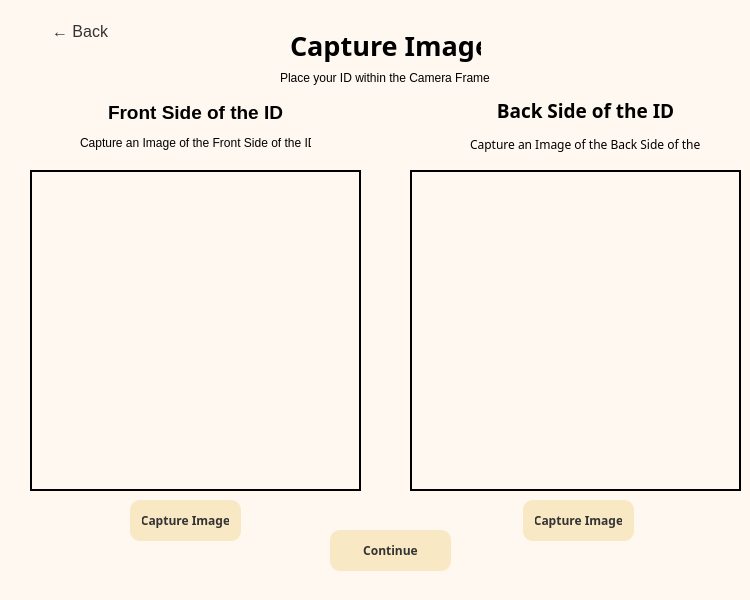
<?xml version="1.0" encoding="UTF-8"?>
<ui version="4.0">
 <class>MainWindow</class>
 <widget class="QMainWindow" name="MainWindow">
  <property name="geometry">
   <rect>
    <x>0</x>
    <y>0</y>
    <width>750</width>
    <height>600</height>
   </rect>
  </property>
  <property name="minimumSize">
   <size>
    <width>750</width>
    <height>600</height>
   </size>
  </property>
  <property name="maximumSize">
   <size>
    <width>750</width>
    <height>600</height>
   </size>
  </property>
  <property name="windowTitle">
   <string>ID Scanner</string>
  </property>
  <property name="styleSheet">
   <string notr="true">QMainWindow {
	font: 9pt &quot;Sylfaen&quot;;
	font: 9pt &quot;Inter&quot;;
    background-color: #FFF8F0;
}

QPushButton {
    background-color: #F8E8C3;
    color: #333333;
    border-radius: 10px;
    padding: 6px 12px;
}

QPushButton:hover {
    background-color: #F0D9A0;
}

QPushButton:pressed {
    background-color: #E8CA7D;
}
QPushButton#backButtonp1,
QPushButton#backButtonp2,
QPushButton#backButtonp3,
QPushButton#backButtonp4,
QPushButton#backButtonp5,
QPushButton#backButtonp6,
QPushButton#backButtonp7 {
    background-color: transparent;
    color: #333333;
    font-size: 16px;
    border: none;
    text-align: left;
    min-width: 81px;
    max-width: 81px;
    min-height: 31px;
    max-height: 31px;
}
QComboBox#idOption {
    background-color: #fff3d5;
    border: 1px solid #000000;
    border-radius: 8px;
    padding: 4px 8px;
    color: #333333;
}

QComboBox#idOption:hover {
    border: 1px solid #fff9f6;
}

QComboBox#idOption::drop-down {
    subcontrol-origin: padding;
    subcontrol-position: top right;
    width: 20px;
    border: none;
    border-top-right-radius: 8px;
    border-bottom-right-radius: 8px;
}

QComboBox#idOption::down-arrow {
    image: url(down_arrow.png);
    width: 12px;
    height: 12px;
}
QLabel#cameraView,
QLabel#uploadedImageView,
QLabel#cameraView1,
QLabel#cameraView2,
QLabel#frontImageView,
QLabel#backImageView {
    border: 2px solid #000001;
}
QWidget {
    font-family: &quot;Montserrat&quot;;
}
</string>
  </property>
  <widget class="QWidget" name="centralwidget">
   <widget class="QStackedWidget" name="Form1">
    <property name="geometry">
     <rect>
      <x>10</x>
      <y>0</y>
      <width>761</width>
      <height>611</height>
     </rect>
    </property>
    <property name="font">
     <font>
      <family>Montserrat</family>
     </font>
    </property>
    <property name="currentIndex">
     <number>4</number>
    </property>
    <widget class="QWidget" name="page">
     <widget class="QComboBox" name="idOption">
      <property name="geometry">
       <rect>
        <x>242</x>
        <y>200</y>
        <width>241</width>
        <height>41</height>
       </rect>
      </property>
      <property name="font">
       <font>
        <family>Montserrat</family>
        <pointsize>12</pointsize>
       </font>
      </property>
      <property name="editable">
       <bool>false</bool>
      </property>
      <property name="frame">
       <bool>true</bool>
      </property>
      <item>
       <property name="text">
        <string>Select Method</string>
       </property>
      </item>
      <item>
       <property name="text">
        <string>Capture Using Camera</string>
       </property>
      </item>
      <item>
       <property name="text">
        <string>Upload Image</string>
       </property>
      </item>
      <item>
       <property name="text">
        <string>Upload PDF</string>
       </property>
      </item>
     </widget>
     <widget class="QLabel" name="label_4">
      <property name="geometry">
       <rect>
        <x>291</x>
        <y>80</y>
        <width>211</width>
        <height>61</height>
       </rect>
      </property>
      <property name="font">
       <font>
        <family>Montserrat</family>
        <pointsize>20</pointsize>
        <weight>75</weight>
        <bold>true</bold>
       </font>
      </property>
      <property name="text">
       <string>ID Scanner</string>
      </property>
     </widget>
     <widget class="QPushButton" name="continuep1">
      <property name="geometry">
       <rect>
        <x>167</x>
        <y>470</y>
        <width>371</width>
        <height>31</height>
       </rect>
      </property>
      <property name="palette">
       <palette>
        <active>
         <colorrole role="WindowText">
          <brush brushstyle="SolidPattern">
           <color alpha="255">
            <red>51</red>
            <green>51</green>
            <blue>51</blue>
           </color>
          </brush>
         </colorrole>
         <colorrole role="Button">
          <brush brushstyle="SolidPattern">
           <color alpha="255">
            <red>248</red>
            <green>232</green>
            <blue>195</blue>
           </color>
          </brush>
         </colorrole>
         <colorrole role="Text">
          <brush brushstyle="SolidPattern">
           <color alpha="255">
            <red>51</red>
            <green>51</green>
            <blue>51</blue>
           </color>
          </brush>
         </colorrole>
         <colorrole role="ButtonText">
          <brush brushstyle="SolidPattern">
           <color alpha="255">
            <red>51</red>
            <green>51</green>
            <blue>51</blue>
           </color>
          </brush>
         </colorrole>
         <colorrole role="Base">
          <brush brushstyle="SolidPattern">
           <color alpha="255">
            <red>248</red>
            <green>232</green>
            <blue>195</blue>
           </color>
          </brush>
         </colorrole>
         <colorrole role="Window">
          <brush brushstyle="SolidPattern">
           <color alpha="255">
            <red>248</red>
            <green>232</green>
            <blue>195</blue>
           </color>
          </brush>
         </colorrole>
        </active>
        <inactive>
         <colorrole role="WindowText">
          <brush brushstyle="SolidPattern">
           <color alpha="255">
            <red>51</red>
            <green>51</green>
            <blue>51</blue>
           </color>
          </brush>
         </colorrole>
         <colorrole role="Button">
          <brush brushstyle="SolidPattern">
           <color alpha="255">
            <red>248</red>
            <green>232</green>
            <blue>195</blue>
           </color>
          </brush>
         </colorrole>
         <colorrole role="Text">
          <brush brushstyle="SolidPattern">
           <color alpha="255">
            <red>51</red>
            <green>51</green>
            <blue>51</blue>
           </color>
          </brush>
         </colorrole>
         <colorrole role="ButtonText">
          <brush brushstyle="SolidPattern">
           <color alpha="255">
            <red>51</red>
            <green>51</green>
            <blue>51</blue>
           </color>
          </brush>
         </colorrole>
         <colorrole role="Base">
          <brush brushstyle="SolidPattern">
           <color alpha="255">
            <red>248</red>
            <green>232</green>
            <blue>195</blue>
           </color>
          </brush>
         </colorrole>
         <colorrole role="Window">
          <brush brushstyle="SolidPattern">
           <color alpha="255">
            <red>248</red>
            <green>232</green>
            <blue>195</blue>
           </color>
          </brush>
         </colorrole>
        </inactive>
        <disabled>
         <colorrole role="WindowText">
          <brush brushstyle="SolidPattern">
           <color alpha="255">
            <red>51</red>
            <green>51</green>
            <blue>51</blue>
           </color>
          </brush>
         </colorrole>
         <colorrole role="Button">
          <brush brushstyle="SolidPattern">
           <color alpha="255">
            <red>248</red>
            <green>232</green>
            <blue>195</blue>
           </color>
          </brush>
         </colorrole>
         <colorrole role="Text">
          <brush brushstyle="SolidPattern">
           <color alpha="255">
            <red>51</red>
            <green>51</green>
            <blue>51</blue>
           </color>
          </brush>
         </colorrole>
         <colorrole role="ButtonText">
          <brush brushstyle="SolidPattern">
           <color alpha="255">
            <red>51</red>
            <green>51</green>
            <blue>51</blue>
           </color>
          </brush>
         </colorrole>
         <colorrole role="Base">
          <brush brushstyle="SolidPattern">
           <color alpha="255">
            <red>248</red>
            <green>232</green>
            <blue>195</blue>
           </color>
          </brush>
         </colorrole>
         <colorrole role="Window">
          <brush brushstyle="SolidPattern">
           <color alpha="255">
            <red>248</red>
            <green>232</green>
            <blue>195</blue>
           </color>
          </brush>
         </colorrole>
        </disabled>
       </palette>
      </property>
      <property name="font">
       <font>
        <family>Montserrat</family>
        <weight>75</weight>
        <bold>true</bold>
       </font>
      </property>
      <property name="styleSheet">
       <string notr="true"/>
      </property>
      <property name="text">
       <string>Continue</string>
      </property>
     </widget>
     <widget class="QCheckBox" name="debugOption">
      <property name="geometry">
       <rect>
        <x>304</x>
        <y>430</y>
        <width>101</width>
        <height>20</height>
       </rect>
      </property>
      <property name="text">
       <string>Debug Mode</string>
      </property>
     </widget>
     <widget class="QLabel" name="label_18">
      <property name="geometry">
       <rect>
        <x>140</x>
        <y>137</y>
        <width>591</width>
        <height>31</height>
       </rect>
      </property>
      <property name="font">
       <font>
        <family>Montserrat</family>
        <pointsize>10</pointsize>
       </font>
      </property>
      <property name="text">
       <string>Upload an existing photo of your ID or capture a new image using your camera</string>
      </property>
     </widget>
    </widget>
    <widget class="QWidget" name="page_2">
     <widget class="QLabel" name="label_5">
      <property name="geometry">
       <rect>
        <x>570</x>
        <y>80</y>
        <width>141</width>
        <height>41</height>
       </rect>
      </property>
      <property name="font">
       <font>
        <family>Montserrat</family>
        <pointsize>15</pointsize>
        <weight>75</weight>
        <bold>true</bold>
       </font>
      </property>
      <property name="text">
       <string>Capture Image</string>
      </property>
     </widget>
     <widget class="QLabel" name="label_11">
      <property name="geometry">
       <rect>
        <x>542</x>
        <y>120</y>
        <width>191</width>
        <height>16</height>
       </rect>
      </property>
      <property name="text">
       <string>Place your ID in the Camera Frame</string>
      </property>
     </widget>
     <widget class="QPushButton" name="captureButtonp1">
      <property name="geometry">
       <rect>
        <x>570</x>
        <y>180</y>
        <width>121</width>
        <height>41</height>
       </rect>
      </property>
      <property name="font">
       <font>
        <family>Montserrat</family>
        <weight>75</weight>
        <bold>true</bold>
       </font>
      </property>
      <property name="text">
       <string>Capture Image</string>
      </property>
     </widget>
     <widget class="QPushButton" name="recaptureButtonp1">
      <property name="geometry">
       <rect>
        <x>570</x>
        <y>280</y>
        <width>121</width>
        <height>41</height>
       </rect>
      </property>
      <property name="font">
       <font>
        <family>Montserrat</family>
        <weight>75</weight>
        <bold>true</bold>
       </font>
      </property>
      <property name="text">
       <string>Recapture Image</string>
      </property>
     </widget>
     <widget class="QLabel" name="cameraView">
      <property name="geometry">
       <rect>
        <x>20</x>
        <y>90</y>
        <width>512</width>
        <height>384</height>
       </rect>
      </property>
      <property name="text">
       <string/>
      </property>
      <property name="alignment">
       <set>Qt::AlignCenter</set>
      </property>
     </widget>
     <widget class="QPushButton" name="continuep2">
      <property name="geometry">
       <rect>
        <x>190</x>
        <y>530</y>
        <width>371</width>
        <height>31</height>
       </rect>
      </property>
      <property name="font">
       <font>
        <family>Montserrat</family>
        <weight>75</weight>
        <bold>true</bold>
       </font>
      </property>
      <property name="text">
       <string>Continue</string>
      </property>
     </widget>
     <widget class="QPushButton" name="backButtonp1">
      <property name="geometry">
       <rect>
        <x>30</x>
        <y>10</y>
        <width>105</width>
        <height>43</height>
       </rect>
      </property>
      <property name="font">
       <font>
        <family>Montserrat</family>
        <pointsize>-1</pointsize>
       </font>
      </property>
      <property name="text">
       <string>← Back</string>
      </property>
     </widget>
    </widget>
    <widget class="QWidget" name="page_3">
     <widget class="QLabel" name="label_6">
      <property name="geometry">
       <rect>
        <x>567</x>
        <y>90</y>
        <width>131</width>
        <height>41</height>
       </rect>
      </property>
      <property name="font">
       <font>
        <family>Montserrat</family>
        <pointsize>15</pointsize>
        <weight>75</weight>
        <bold>true</bold>
       </font>
      </property>
      <property name="text">
       <string>Upload Image </string>
      </property>
     </widget>
     <widget class="QPushButton" name="uploadButtonp3">
      <property name="geometry">
       <rect>
        <x>550</x>
        <y>310</y>
        <width>151</width>
        <height>30</height>
       </rect>
      </property>
      <property name="font">
       <font>
        <family>Montserrat</family>
        <weight>75</weight>
        <bold>true</bold>
       </font>
      </property>
      <property name="text">
       <string>Re-Upload Image</string>
      </property>
     </widget>
     <widget class="QLabel" name="uploadedImageView">
      <property name="geometry">
       <rect>
        <x>20</x>
        <y>90</y>
        <width>481</width>
        <height>381</height>
       </rect>
      </property>
      <property name="text">
       <string/>
      </property>
     </widget>
     <widget class="QPushButton" name="continuep3">
      <property name="geometry">
       <rect>
        <x>190</x>
        <y>530</y>
        <width>371</width>
        <height>31</height>
       </rect>
      </property>
      <property name="text">
       <string>Continue</string>
      </property>
     </widget>
     <widget class="QPushButton" name="backButtonp2">
      <property name="geometry">
       <rect>
        <x>30</x>
        <y>10</y>
        <width>105</width>
        <height>43</height>
       </rect>
      </property>
      <property name="minimumSize">
       <size>
        <width>105</width>
        <height>43</height>
       </size>
      </property>
      <property name="text">
       <string>← Back</string>
      </property>
     </widget>
     <widget class="QPushButton" name="uploadButtonp4">
      <property name="geometry">
       <rect>
        <x>550</x>
        <y>220</y>
        <width>151</width>
        <height>30</height>
       </rect>
      </property>
      <property name="font">
       <font>
        <family>Montserrat</family>
        <weight>75</weight>
        <bold>true</bold>
       </font>
      </property>
      <property name="text">
       <string>Upload Image</string>
      </property>
     </widget>
    </widget>
    <widget class="QWidget" name="page_4">
     <widget class="QLabel" name="label_12">
      <property name="geometry">
       <rect>
        <x>310</x>
        <y>0</y>
        <width>141</width>
        <height>51</height>
       </rect>
      </property>
      <property name="font">
       <font>
        <family>Montserrat</family>
        <pointsize>15</pointsize>
        <weight>75</weight>
        <bold>true</bold>
       </font>
      </property>
      <property name="text">
       <string>Extracted Text</string>
      </property>
     </widget>
     <widget class="QPushButton" name="continuep4">
      <property name="geometry">
       <rect>
        <x>290</x>
        <y>520</y>
        <width>171</width>
        <height>61</height>
       </rect>
      </property>
      <property name="font">
       <font>
        <family>Montserrat</family>
        <weight>75</weight>
        <bold>true</bold>
       </font>
      </property>
      <property name="text">
       <string>Scan Another Image/File</string>
      </property>
     </widget>
     <widget class="QTabWidget" name="reviewTabWidget">
      <property name="geometry">
       <rect>
        <x>10</x>
        <y>60</y>
        <width>521</width>
        <height>451</height>
       </rect>
      </property>
      <property name="currentIndex">
       <number>-1</number>
      </property>
     </widget>
     <widget class="QPushButton" name="backButtonp3">
      <property name="geometry">
       <rect>
        <x>30</x>
        <y>10</y>
        <width>105</width>
        <height>43</height>
       </rect>
      </property>
      <property name="text">
       <string>← Back</string>
      </property>
     </widget>
     <widget class="QPlainTextEdit" name="resultbox">
      <property name="geometry">
       <rect>
        <x>533</x>
        <y>110</y>
        <width>221</width>
        <height>321</height>
       </rect>
      </property>
     </widget>
     <widget class="QPushButton" name="downloadp4">
      <property name="geometry">
       <rect>
        <x>570</x>
        <y>460</y>
        <width>131</width>
        <height>41</height>
       </rect>
      </property>
      <property name="font">
       <font>
        <family>Montserrat</family>
        <weight>75</weight>
        <bold>true</bold>
       </font>
      </property>
      <property name="text">
       <string>Download as Text</string>
      </property>
     </widget>
     <widget class="QLabel" name="label_17">
      <property name="geometry">
       <rect>
        <x>240</x>
        <y>40</y>
        <width>271</width>
        <height>16</height>
       </rect>
      </property>
      <property name="text">
       <string>Here are the key information extracted by the app</string>
      </property>
     </widget>
    </widget>
    <widget class="QWidget" name="page_5">
     <widget class="QLabel" name="cameraView2">
      <property name="geometry">
       <rect>
        <x>400</x>
        <y>170</y>
        <width>331</width>
        <height>321</height>
       </rect>
      </property>
      <property name="text">
       <string>&lt;html&gt;&lt;head/&gt;&lt;body&gt;&lt;p align=&quot;center&quot;&gt;&lt;br/&gt;&lt;/p&gt;&lt;/body&gt;&lt;/html&gt;</string>
      </property>
     </widget>
     <widget class="QLabel" name="cameraView1">
      <property name="geometry">
       <rect>
        <x>20</x>
        <y>170</y>
        <width>331</width>
        <height>321</height>
       </rect>
      </property>
      <property name="text">
       <string>&lt;html&gt;&lt;head/&gt;&lt;body&gt;&lt;p align=&quot;center&quot;&gt;&lt;br/&gt;&lt;/p&gt;&lt;/body&gt;&lt;/html&gt;</string>
      </property>
     </widget>
     <widget class="QPushButton" name="continuep5">
      <property name="geometry">
       <rect>
        <x>320</x>
        <y>530</y>
        <width>121</width>
        <height>41</height>
       </rect>
      </property>
      <property name="font">
       <font>
        <family>Montserrat</family>
        <weight>75</weight>
        <bold>true</bold>
       </font>
      </property>
      <property name="text">
       <string>Continue</string>
      </property>
     </widget>
     <widget class="QLabel" name="label_8">
      <property name="geometry">
       <rect>
        <x>280</x>
        <y>20</y>
        <width>191</width>
        <height>51</height>
       </rect>
      </property>
      <property name="font">
       <font>
        <family>Montserrat</family>
        <pointsize>20</pointsize>
        <weight>75</weight>
        <bold>true</bold>
       </font>
      </property>
      <property name="text">
       <string>&lt;html&gt;&lt;head/&gt;&lt;body&gt;&lt;p&gt;Capture Image&lt;/p&gt;&lt;/body&gt;&lt;/html&gt;</string>
      </property>
     </widget>
     <widget class="QLabel" name="label_9">
      <property name="geometry">
       <rect>
        <x>270</x>
        <y>70</y>
        <width>211</width>
        <height>16</height>
       </rect>
      </property>
      <property name="text">
       <string>Place your ID within the Camera Frame</string>
      </property>
     </widget>
     <widget class="QPushButton" name="captureButtonp2">
      <property name="geometry">
       <rect>
        <x>120</x>
        <y>500</y>
        <width>111</width>
        <height>41</height>
       </rect>
      </property>
      <property name="font">
       <font>
        <family>Montserrat</family>
        <weight>75</weight>
        <bold>true</bold>
       </font>
      </property>
      <property name="text">
       <string>Capture Image</string>
      </property>
     </widget>
     <widget class="QPushButton" name="captureButtonp3">
      <property name="geometry">
       <rect>
        <x>513</x>
        <y>500</y>
        <width>111</width>
        <height>41</height>
       </rect>
      </property>
      <property name="font">
       <font>
        <family>Montserrat</family>
        <weight>75</weight>
        <bold>true</bold>
       </font>
      </property>
      <property name="text">
       <string>Capture Image</string>
      </property>
     </widget>
     <widget class="QPushButton" name="backButtonp4">
      <property name="geometry">
       <rect>
        <x>30</x>
        <y>10</y>
        <width>105</width>
        <height>43</height>
       </rect>
      </property>
      <property name="text">
       <string>← Back</string>
      </property>
     </widget>
     <widget class="QLabel" name="label_13">
      <property name="geometry">
       <rect>
        <x>70</x>
        <y>90</y>
        <width>231</width>
        <height>71</height>
       </rect>
      </property>
      <property name="text">
       <string>&lt;html&gt;&lt;head/&gt;&lt;body&gt;&lt;p align=&quot;center&quot;&gt;&lt;span style=&quot; font-size:14pt; font-weight:700;&quot;&gt;Front Side of the ID&lt;/span&gt;&lt;/p&gt;&lt;p align=&quot;center&quot;&gt;Capture an Image of the Front Side of the ID&lt;/p&gt;&lt;/body&gt;&lt;/html&gt;</string>
      </property>
     </widget>
     <widget class="QLabel" name="label_14">
      <property name="geometry">
       <rect>
        <x>460</x>
        <y>90</y>
        <width>231</width>
        <height>71</height>
       </rect>
      </property>
      <property name="font">
       <font>
        <family>Montserrat</family>
       </font>
      </property>
      <property name="text">
       <string>&lt;html&gt;&lt;head/&gt;&lt;body&gt;&lt;p align=&quot;center&quot;&gt;&lt;span style=&quot; font-size:14pt; font-weight:700;&quot;&gt;Back Side of the ID&lt;/span&gt;&lt;/p&gt;&lt;p align=&quot;center&quot;&gt;Capture an Image of the Back Side of the ID&lt;/p&gt;&lt;/body&gt;&lt;/html&gt;</string>
      </property>
     </widget>
    </widget>
    <widget class="QWidget" name="page_6">
     <widget class="QLabel" name="backImageView">
      <property name="geometry">
       <rect>
        <x>420</x>
        <y>170</y>
        <width>301</width>
        <height>301</height>
       </rect>
      </property>
      <property name="text">
       <string>&lt;html&gt;&lt;head/&gt;&lt;body&gt;&lt;p align=&quot;center&quot;&gt;&lt;br/&gt;&lt;/p&gt;&lt;/body&gt;&lt;/html&gt;</string>
      </property>
     </widget>
     <widget class="QLabel" name="frontImageView">
      <property name="geometry">
       <rect>
        <x>30</x>
        <y>170</y>
        <width>301</width>
        <height>301</height>
       </rect>
      </property>
      <property name="text">
       <string>&lt;html&gt;&lt;head/&gt;&lt;body&gt;&lt;p align=&quot;center&quot;&gt;&lt;br/&gt;&lt;/p&gt;&lt;/body&gt;&lt;/html&gt;</string>
      </property>
     </widget>
     <widget class="QPushButton" name="continuep6">
      <property name="geometry">
       <rect>
        <x>330</x>
        <y>530</y>
        <width>121</width>
        <height>41</height>
       </rect>
      </property>
      <property name="text">
       <string>Continue</string>
      </property>
     </widget>
     <widget class="QPushButton" name="uploadFrontButton">
      <property name="geometry">
       <rect>
        <x>110</x>
        <y>480</y>
        <width>141</width>
        <height>51</height>
       </rect>
      </property>
      <property name="font">
       <font>
        <family>Montserrat</family>
        <weight>75</weight>
        <bold>true</bold>
       </font>
      </property>
      <property name="text">
       <string>Upload Front Side
Image</string>
      </property>
     </widget>
     <widget class="QPushButton" name="uploadBackButton">
      <property name="geometry">
       <rect>
        <x>511</x>
        <y>480</y>
        <width>131</width>
        <height>51</height>
       </rect>
      </property>
      <property name="font">
       <font>
        <family>Montserrat</family>
        <weight>75</weight>
        <bold>true</bold>
       </font>
      </property>
      <property name="text">
       <string>Upload Back Side
Image</string>
      </property>
     </widget>
     <widget class="QLabel" name="label_7">
      <property name="geometry">
       <rect>
        <x>290</x>
        <y>30</y>
        <width>178</width>
        <height>36</height>
       </rect>
      </property>
      <property name="font">
       <font>
        <family>Montserrat</family>
        <pointsize>20</pointsize>
        <weight>75</weight>
        <bold>true</bold>
       </font>
      </property>
      <property name="text">
       <string>&lt;html&gt;&lt;head/&gt;&lt;body&gt;&lt;p&gt;Upload Image&lt;/p&gt;&lt;/body&gt;&lt;/html&gt;</string>
      </property>
     </widget>
     <widget class="QPushButton" name="backButtonp5">
      <property name="geometry">
       <rect>
        <x>30</x>
        <y>10</y>
        <width>105</width>
        <height>43</height>
       </rect>
      </property>
      <property name="text">
       <string>← Back</string>
      </property>
     </widget>
     <widget class="QLabel" name="label_15">
      <property name="geometry">
       <rect>
        <x>60</x>
        <y>90</y>
        <width>251</width>
        <height>71</height>
       </rect>
      </property>
      <property name="text">
       <string>&lt;html&gt;&lt;head/&gt;&lt;body&gt;&lt;p align=&quot;center&quot;&gt;&lt;span style=&quot; font-size:14pt; font-weight:700;&quot;&gt;Front Side of the ID&lt;/span&gt;&lt;/p&gt;&lt;p align=&quot;center&quot;&gt;Upload an Image of the Front Side of the ID&lt;/p&gt;&lt;/body&gt;&lt;/html&gt;</string>
      </property>
     </widget>
     <widget class="QLabel" name="label_16">
      <property name="geometry">
       <rect>
        <x>454</x>
        <y>90</y>
        <width>251</width>
        <height>71</height>
       </rect>
      </property>
      <property name="text">
       <string>&lt;html&gt;&lt;head/&gt;&lt;body&gt;&lt;p align=&quot;center&quot;&gt;&lt;span style=&quot; font-size:14pt; font-weight:700;&quot;&gt;Back Side of the ID&lt;/span&gt;&lt;/p&gt;&lt;p align=&quot;center&quot;&gt;Upload an Image of the Back Side of the ID&lt;/p&gt;&lt;/body&gt;&lt;/html&gt;</string>
      </property>
     </widget>
    </widget>
    <widget class="QWidget" name="page_7">
     <widget class="QScrollArea" name="scrollArea">
      <property name="geometry">
       <rect>
        <x>30</x>
        <y>110</y>
        <width>481</width>
        <height>381</height>
       </rect>
      </property>
      <property name="widgetResizable">
       <bool>true</bool>
      </property>
      <widget class="QWidget" name="scrollAreaWidgetContents">
       <property name="geometry">
        <rect>
         <x>0</x>
         <y>0</y>
         <width>479</width>
         <height>379</height>
        </rect>
       </property>
       <widget class="QWidget" name="widget" native="true">
        <property name="geometry">
         <rect>
          <x>0</x>
          <y>0</y>
          <width>481</width>
          <height>381</height>
         </rect>
        </property>
       </widget>
      </widget>
     </widget>
     <widget class="QPushButton" name="backButtonp7">
      <property name="geometry">
       <rect>
        <x>30</x>
        <y>10</y>
        <width>105</width>
        <height>43</height>
       </rect>
      </property>
      <property name="minimumSize">
       <size>
        <width>105</width>
        <height>43</height>
       </size>
      </property>
      <property name="text">
       <string>← Back</string>
      </property>
     </widget>
     <widget class="QPushButton" name="continuep7">
      <property name="geometry">
       <rect>
        <x>190</x>
        <y>530</y>
        <width>371</width>
        <height>31</height>
       </rect>
      </property>
      <property name="palette">
       <palette>
        <active>
         <colorrole role="WindowText">
          <brush brushstyle="SolidPattern">
           <color alpha="255">
            <red>51</red>
            <green>51</green>
            <blue>51</blue>
           </color>
          </brush>
         </colorrole>
         <colorrole role="Button">
          <brush brushstyle="SolidPattern">
           <color alpha="255">
            <red>248</red>
            <green>232</green>
            <blue>195</blue>
           </color>
          </brush>
         </colorrole>
         <colorrole role="Text">
          <brush brushstyle="SolidPattern">
           <color alpha="255">
            <red>51</red>
            <green>51</green>
            <blue>51</blue>
           </color>
          </brush>
         </colorrole>
         <colorrole role="ButtonText">
          <brush brushstyle="SolidPattern">
           <color alpha="255">
            <red>51</red>
            <green>51</green>
            <blue>51</blue>
           </color>
          </brush>
         </colorrole>
         <colorrole role="Base">
          <brush brushstyle="SolidPattern">
           <color alpha="255">
            <red>248</red>
            <green>232</green>
            <blue>195</blue>
           </color>
          </brush>
         </colorrole>
         <colorrole role="Window">
          <brush brushstyle="SolidPattern">
           <color alpha="255">
            <red>248</red>
            <green>232</green>
            <blue>195</blue>
           </color>
          </brush>
         </colorrole>
        </active>
        <inactive>
         <colorrole role="WindowText">
          <brush brushstyle="SolidPattern">
           <color alpha="255">
            <red>51</red>
            <green>51</green>
            <blue>51</blue>
           </color>
          </brush>
         </colorrole>
         <colorrole role="Button">
          <brush brushstyle="SolidPattern">
           <color alpha="255">
            <red>248</red>
            <green>232</green>
            <blue>195</blue>
           </color>
          </brush>
         </colorrole>
         <colorrole role="Text">
          <brush brushstyle="SolidPattern">
           <color alpha="255">
            <red>51</red>
            <green>51</green>
            <blue>51</blue>
           </color>
          </brush>
         </colorrole>
         <colorrole role="ButtonText">
          <brush brushstyle="SolidPattern">
           <color alpha="255">
            <red>51</red>
            <green>51</green>
            <blue>51</blue>
           </color>
          </brush>
         </colorrole>
         <colorrole role="Base">
          <brush brushstyle="SolidPattern">
           <color alpha="255">
            <red>248</red>
            <green>232</green>
            <blue>195</blue>
           </color>
          </brush>
         </colorrole>
         <colorrole role="Window">
          <brush brushstyle="SolidPattern">
           <color alpha="255">
            <red>248</red>
            <green>232</green>
            <blue>195</blue>
           </color>
          </brush>
         </colorrole>
        </inactive>
        <disabled>
         <colorrole role="WindowText">
          <brush brushstyle="SolidPattern">
           <color alpha="255">
            <red>51</red>
            <green>51</green>
            <blue>51</blue>
           </color>
          </brush>
         </colorrole>
         <colorrole role="Button">
          <brush brushstyle="SolidPattern">
           <color alpha="255">
            <red>248</red>
            <green>232</green>
            <blue>195</blue>
           </color>
          </brush>
         </colorrole>
         <colorrole role="Text">
          <brush brushstyle="SolidPattern">
           <color alpha="255">
            <red>51</red>
            <green>51</green>
            <blue>51</blue>
           </color>
          </brush>
         </colorrole>
         <colorrole role="ButtonText">
          <brush brushstyle="SolidPattern">
           <color alpha="255">
            <red>51</red>
            <green>51</green>
            <blue>51</blue>
           </color>
          </brush>
         </colorrole>
         <colorrole role="Base">
          <brush brushstyle="SolidPattern">
           <color alpha="255">
            <red>248</red>
            <green>232</green>
            <blue>195</blue>
           </color>
          </brush>
         </colorrole>
         <colorrole role="Window">
          <brush brushstyle="SolidPattern">
           <color alpha="255">
            <red>248</red>
            <green>232</green>
            <blue>195</blue>
           </color>
          </brush>
         </colorrole>
        </disabled>
       </palette>
      </property>
      <property name="font">
       <font>
        <family>Montserrat</family>
        <weight>75</weight>
        <bold>true</bold>
       </font>
      </property>
      <property name="styleSheet">
       <string notr="true"/>
      </property>
      <property name="text">
       <string>Continue</string>
      </property>
     </widget>
     <widget class="QListWidget" name="fileListWidget_2">
      <property name="geometry">
       <rect>
        <x>540</x>
        <y>160</y>
        <width>191</width>
        <height>271</height>
       </rect>
      </property>
     </widget>
     <widget class="QLabel" name="label_20">
      <property name="geometry">
       <rect>
        <x>290</x>
        <y>20</y>
        <width>191</width>
        <height>36</height>
       </rect>
      </property>
      <property name="font">
       <font>
        <family>Montserrat</family>
        <pointsize>20</pointsize>
        <weight>75</weight>
        <bold>true</bold>
       </font>
      </property>
      <property name="text">
       <string>&lt;html&gt;&lt;head/&gt;&lt;body&gt;&lt;p&gt;Upload PDF&lt;/p&gt;&lt;/body&gt;&lt;/html&gt;</string>
      </property>
     </widget>
     <widget class="QLabel" name="label_21">
      <property name="geometry">
       <rect>
        <x>300</x>
        <y>80</y>
        <width>61</width>
        <height>16</height>
       </rect>
      </property>
      <property name="text">
       <string/>
      </property>
     </widget>
     <widget class="QPushButton" name="ReuploadPDF">
      <property name="geometry">
       <rect>
        <x>560</x>
        <y>460</y>
        <width>151</width>
        <height>30</height>
       </rect>
      </property>
      <property name="font">
       <font>
        <family>Montserrat</family>
        <weight>75</weight>
        <bold>true</bold>
       </font>
      </property>
      <property name="text">
       <string>Re-Upload PDF</string>
      </property>
     </widget>
    </widget>
   </widget>
  </widget>
 </widget>
 <resources/>
 <connections/>
</ui>
